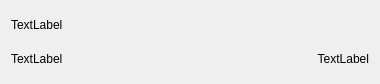
<?xml version="1.0" encoding="UTF-8"?>
<ui version="4.0">
 <class>ChatItemWidget</class>
 <widget class="QWidget" name="ChatItemWidget">
  <property name="geometry">
   <rect>
    <x>0</x>
    <y>0</y>
    <width>380</width>
    <height>84</height>
   </rect>
  </property>
  <property name="windowTitle">
   <string>Form</string>
  </property>
  <property name="styleSheet">
   <string notr="true"/>
  </property>
  <layout class="QVBoxLayout" name="verticalLayout">
   <item>
    <widget class="QLabel" name="lblMessage">
     <property name="text">
      <string>TextLabel</string>
     </property>
    </widget>
   </item>
   <item>
    <layout class="QHBoxLayout" name="horizontalLayout">
     <item>
      <widget class="QLabel" name="lblName">
       <property name="text">
        <string>TextLabel</string>
       </property>
      </widget>
     </item>
     <item>
      <spacer name="horizontalSpacer">
       <property name="orientation">
        <enum>Qt::Orientation::Horizontal</enum>
       </property>
       <property name="sizeType">
        <enum>QSizePolicy::Policy::Minimum</enum>
       </property>
       <property name="sizeHint" stdset="0">
        <size>
         <width>0</width>
         <height>0</height>
        </size>
       </property>
      </spacer>
     </item>
     <item>
      <widget class="QLabel" name="lblTime">
       <property name="text">
        <string>TextLabel</string>
       </property>
       <property name="alignment">
        <set>Qt::AlignmentFlag::AlignRight|Qt::AlignmentFlag::AlignTrailing|Qt::AlignmentFlag::AlignVCenter</set>
       </property>
      </widget>
     </item>
    </layout>
   </item>
  </layout>
 </widget>
 <resources/>
 <connections/>
</ui>
